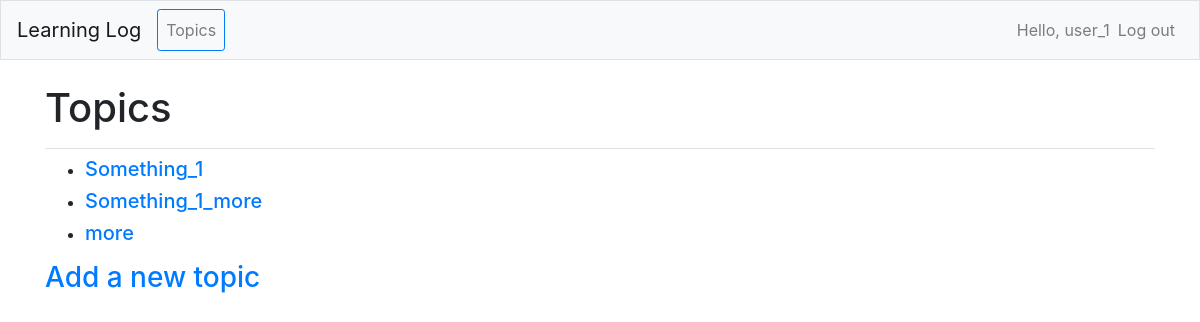
Screenshot of /topics/ (signed in) with the database file from the repository.
### learning_logs/models.py (models this page shows)
class Topic(models.Model): # inherit from Django's base Model class
    text = models.CharField(max_length=200) # allocates 200 chars in database
    data_added = models.DateTimeField(auto_now_add=True) # sets to current data/time when new topic created
    owner = models.ForeignKey(User, on_delete=models.CASCADE)
    def __str__(self):
        return self.text

### learning_logs/views.py (the view)
# urls.py: path('topics/', views.topics, name = 'topics'),
@login_required
def topics(request):
    topics = Topic.objects.filter(owner=request.user).order_by('data_added')
    context = {'topics': topics}
    return render(request, 'learning_logs/topics.html', context)

### learning_logs/templates/learning_logs/topics.html
{% extends "learning_logs/base.html" %}
{% block page_header %}
    <h1> Topics </h1>
{% endblock page_header %}
{% block content %}
    <ul>
        {% for topic in topics %}
            <li>
                <h5>
                    <a href="{% url 'learning_logs:topic' topic.id %}">{{ topic }}</a>
                </h5>
            </li>
        {% empty %}
            <li>
                <h3> No topics have been added yet </h3>
            </li>
        {% endfor%}
    </ul>
    <h3>
        <a href = "{% url 'learning_logs:new_topic' %}"> Add a new topic </a>
    </h3>
{% endblock content %}

### learning_logs/templates/learning_logs/base.html (shortened to what this page needs)
{% load bootstrap4 %}
<!doctype html>
<html lang="en" >
<head>
    {% bootstrap_css %}
</head>
<body>
    <nav class = "navbar navbar-expand-md navbar-light bg-light mb-4 border">
        <a class = "navbar-brand" href = "{% url 'learning_logs:index' %}"> Learning Log </a>
            <div class = "collapse navbar-collapse" id = "navbarCollapse">
                <ul class = "navbar-nav mr-auto border border-primary rounded-sm">
                    <li class = "nav-item">
                        <a class = "nav-link" href = "{% url 'learning_logs:topics'%}"> Topics </a>
                    </li>
                </ul>
                <ul class = "navbar-nav ml-auto">
                    {% if user.is_authenticated %}
                        <li class = "nav-item">
                            <span class = "navbar-text">Hello, {{ user.username }} </span>
                        </li>
                        <li class = "nav-item">
                            <a class = "nav-link" href = "{% url 'users:logout' %}"> Log out </a>
                        </li>
                    {% endif %}
                </ul>
            </div>
    </nav>
    <main role = "main" class = "container">
        <div class = "pb-2 mb-2 border-bottom">
            {% block page_header %} {% endblock page_header %}
        </div>
        <div>
            {% block content %}{% endblock content %}
        </div>
    </main>
</body>
</html>

### rows the page displays
Topic: text "Something_1"
Topic: text "Something_1_more"
Topic: text "more"

### other values shown
{{ user.username }} "user_1"
